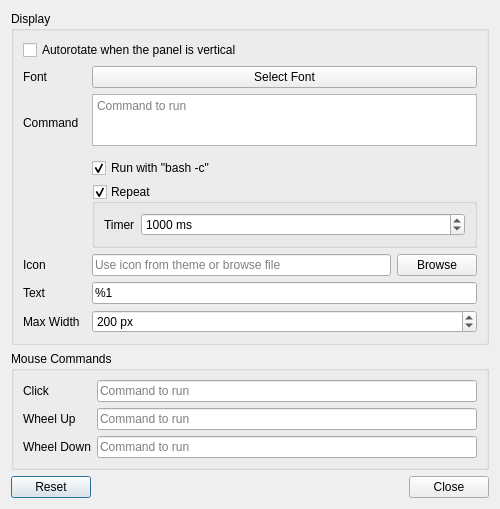
<?xml version="1.0" encoding="UTF-8"?>
<ui version="4.0">
 <class>LXQtCustomConfiguration</class>
 <widget class="QDialog" name="LXQtCustomConfiguration">
  <property name="geometry">
   <rect>
    <x>0</x>
    <y>0</y>
    <width>500</width>
    <height>500</height>
   </rect>
  </property>
  <property name="windowTitle">
   <string>Custom Plugin Configuration</string>
  </property>
  <layout class="QVBoxLayout" name="verticalLayout">
   <item>
    <widget class="QGroupBox" name="displayGroupBox">
     <property name="title">
      <string>Display</string>
     </property>
     <layout class="QVBoxLayout" name="verticalLayout_2">
      <item>
       <layout class="QGridLayout" name="gridLayout">
        <item row="1" column="0">
         <widget class="QLabel" name="fontLabel">
          <property name="text">
           <string>Font</string>
          </property>
         </widget>
        </item>
        <item row="7" column="2" colspan="2">
         <widget class="QLineEdit" name="textLineEdit">
          <property name="text">
           <string>%1</string>
          </property>
          <property name="placeholderText">
           <string>Use %1 to display command output</string>
          </property>
         </widget>
        </item>
        <item row="5" column="2" colspan="2">
         <widget class="QGroupBox" name="repeatGroupBox">
          <property name="sizePolicy">
           <sizepolicy hsizetype="Preferred" vsizetype="Preferred">
            <horstretch>0</horstretch>
            <verstretch>0</verstretch>
           </sizepolicy>
          </property>
          <property name="title">
           <string>Repeat</string>
          </property>
          <property name="checkable">
           <bool>true</bool>
          </property>
          <property name="checked">
           <bool>true</bool>
          </property>
          <layout class="QFormLayout" name="formLayout">
           <item row="0" column="0">
            <widget class="QLabel" name="timerLabel">
             <property name="text">
              <string>Timer</string>
             </property>
            </widget>
           </item>
           <item row="0" column="1">
            <widget class="QSpinBox" name="repeatTimerSpinBox">
             <property name="sizePolicy">
              <sizepolicy hsizetype="Expanding" vsizetype="Fixed">
               <horstretch>0</horstretch>
               <verstretch>0</verstretch>
              </sizepolicy>
             </property>
             <property name="suffix">
              <string> ms</string>
             </property>
             <property name="minimum">
              <number>100</number>
             </property>
             <property name="maximum">
              <number>9999999</number>
             </property>
             <property name="singleStep">
              <number>100</number>
             </property>
             <property name="value">
              <number>1000</number>
             </property>
            </widget>
           </item>
          </layout>
         </widget>
        </item>
        <item row="6" column="2">
         <widget class="QLineEdit" name="iconLineEdit">
          <property name="placeholderText">
           <string>Use icon from theme or browse file</string>
          </property>
         </widget>
        </item>
        <item row="6" column="0">
         <widget class="QLabel" name="iconLabel">
          <property name="text">
           <string>Icon</string>
          </property>
          <property name="alignment">
           <set>Qt::AlignLeading|Qt::AlignLeft|Qt::AlignVCenter</set>
          </property>
         </widget>
        </item>
        <item row="8" column="0">
         <widget class="QLabel" name="maxWidthLabel">
          <property name="text">
           <string>Max Width</string>
          </property>
          <property name="alignment">
           <set>Qt::AlignLeading|Qt::AlignLeft|Qt::AlignVCenter</set>
          </property>
         </widget>
        </item>
        <item row="4" column="2" colspan="2">
         <widget class="QCheckBox" name="runWithBashCheckBox">
          <property name="text">
           <string>Run with &quot;bash -c&quot;</string>
          </property>
          <property name="checked">
           <bool>true</bool>
          </property>
         </widget>
        </item>
        <item row="7" column="0">
         <widget class="QLabel" name="textLabel">
          <property name="text">
           <string>Text</string>
          </property>
          <property name="alignment">
           <set>Qt::AlignLeading|Qt::AlignLeft|Qt::AlignVCenter</set>
          </property>
         </widget>
        </item>
        <item row="1" column="2" colspan="2">
         <widget class="QPushButton" name="fontButton">
          <property name="text">
           <string>Select Font</string>
          </property>
          <property name="autoDefault">
           <bool>false</bool>
          </property>
         </widget>
        </item>
        <item row="6" column="3">
         <widget class="QPushButton" name="iconBrowseButton">
          <property name="text">
           <string>Browse</string>
          </property>
          <property name="autoDefault">
           <bool>false</bool>
          </property>
         </widget>
        </item>
        <item row="8" column="2" colspan="2">
         <widget class="QSpinBox" name="maxWidthSpinBox">
          <property name="suffix">
           <string> px</string>
          </property>
          <property name="maximum">
           <number>9999</number>
          </property>
          <property name="singleStep">
           <number>5</number>
          </property>
          <property name="value">
           <number>200</number>
          </property>
         </widget>
        </item>
        <item row="0" column="0" colspan="4">
         <widget class="QCheckBox" name="autoRotateCheckBox">
          <property name="text">
           <string>Autorotate when the panel is vertical</string>
          </property>
         </widget>
        </item>
        <item row="2" column="2" colspan="2">
         <widget class="QPlainTextEdit" name="commandPlainTextEdit">
          <property name="minimumSize">
           <size>
            <width>0</width>
            <height>52</height>
           </size>
          </property>
          <property name="baseSize">
           <size>
            <width>0</width>
            <height>50</height>
           </size>
          </property>
          <property name="placeholderText">
           <string>Command to run</string>
          </property>
         </widget>
        </item>
        <item row="2" column="0" rowspan="2">
         <widget class="QLabel" name="commandLabel">
          <property name="text">
           <string>Command</string>
          </property>
          <property name="alignment">
           <set>Qt::AlignLeading|Qt::AlignLeft|Qt::AlignVCenter</set>
          </property>
         </widget>
        </item>
       </layout>
      </item>
     </layout>
    </widget>
   </item>
   <item>
    <widget class="QGroupBox" name="groupBox">
     <property name="title">
      <string>Mouse Commands</string>
     </property>
     <layout class="QGridLayout" name="gridLayout_2">
      <item row="0" column="0">
       <widget class="QLabel" name="clickLabel">
        <property name="text">
         <string>Click</string>
        </property>
        <property name="alignment">
         <set>Qt::AlignLeading|Qt::AlignLeft|Qt::AlignVCenter</set>
        </property>
       </widget>
      </item>
      <item row="2" column="1">
       <widget class="QLineEdit" name="wheelUpLineEdit">
        <property name="placeholderText">
         <string>Command to run</string>
        </property>
       </widget>
      </item>
      <item row="3" column="1">
       <widget class="QLineEdit" name="wheelDownLineEdit">
        <property name="placeholderText">
         <string>Command to run</string>
        </property>
       </widget>
      </item>
      <item row="0" column="1">
       <widget class="QLineEdit" name="clickLineEdit">
        <property name="placeholderText">
         <string>Command to run</string>
        </property>
       </widget>
      </item>
      <item row="2" column="0">
       <widget class="QLabel" name="wheelUpLabel">
        <property name="text">
         <string>Wheel Up</string>
        </property>
        <property name="alignment">
         <set>Qt::AlignLeading|Qt::AlignLeft|Qt::AlignVCenter</set>
        </property>
       </widget>
      </item>
      <item row="3" column="0">
       <widget class="QLabel" name="wheelDownLabel">
        <property name="text">
         <string>Wheel Down</string>
        </property>
        <property name="alignment">
         <set>Qt::AlignLeading|Qt::AlignLeft|Qt::AlignVCenter</set>
        </property>
       </widget>
      </item>
     </layout>
    </widget>
   </item>
   <item>
    <widget class="QDialogButtonBox" name="buttons">
     <property name="orientation">
      <enum>Qt::Horizontal</enum>
     </property>
     <property name="standardButtons">
      <set>QDialogButtonBox::Close|QDialogButtonBox::Reset</set>
     </property>
    </widget>
   </item>
  </layout>
 </widget>
 <tabstops>
  <tabstop>autoRotateCheckBox</tabstop>
  <tabstop>fontButton</tabstop>
  <tabstop>commandPlainTextEdit</tabstop>
  <tabstop>runWithBashCheckBox</tabstop>
  <tabstop>repeatGroupBox</tabstop>
  <tabstop>repeatTimerSpinBox</tabstop>
  <tabstop>iconLineEdit</tabstop>
  <tabstop>iconBrowseButton</tabstop>
  <tabstop>textLineEdit</tabstop>
  <tabstop>maxWidthSpinBox</tabstop>
  <tabstop>clickLineEdit</tabstop>
  <tabstop>wheelUpLineEdit</tabstop>
  <tabstop>wheelDownLineEdit</tabstop>
 </tabstops>
 <resources/>
 <connections>
  <connection>
   <sender>buttons</sender>
   <signal>accepted()</signal>
   <receiver>LXQtCustomConfiguration</receiver>
   <slot>accept()</slot>
   <hints>
    <hint type="sourcelabel">
     <x>248</x>
     <y>254</y>
    </hint>
    <hint type="destinationlabel">
     <x>157</x>
     <y>274</y>
    </hint>
   </hints>
  </connection>
  <connection>
   <sender>buttons</sender>
   <signal>rejected()</signal>
   <receiver>LXQtCustomConfiguration</receiver>
   <slot>reject()</slot>
   <hints>
    <hint type="sourcelabel">
     <x>316</x>
     <y>260</y>
    </hint>
    <hint type="destinationlabel">
     <x>286</x>
     <y>274</y>
    </hint>
   </hints>
  </connection>
 </connections>
</ui>
